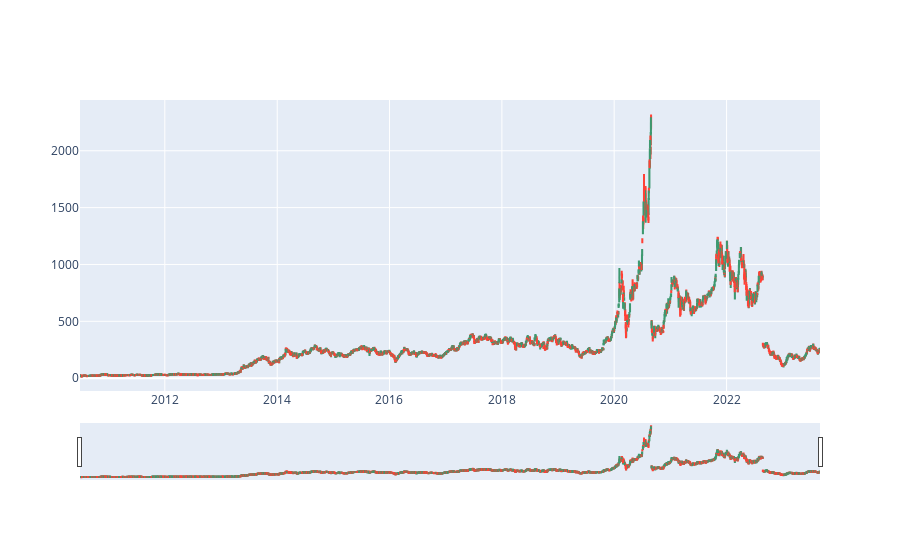

Notebook code cell kept with this figure:
### Code cell
# For plotting candlestick charts.
import plotly.graph_objects as go
# bse_data_reset_index_df = df

# fig = go.Figure(data=[go.Candlestick(x=bse_data_reset_index_df['date'],
#                 open=bse_data_reset_index_df['open'],
#                 high=bse_data_reset_index_df['high'],
#                 low=bse_data_reset_index_df['low'],
#                 close=bse_data_reset_index_df['close'])])

fig = go.Figure(data=[go.Candlestick(x=df['date'],
                open=df['open'],
                high=df['high'],
                low=df['low'],
                close=df['close'])])
fig.show()

### Figure 1 — Plotly figure (JSON) as saved in the notebook; plotly's stock layout.template omitted (floating-point values rounded to 4 significant figures; data arrays with more than 128 entries replaced by an {"elided": "..."} marker saying what was removed)
{"data": [{"close": {"elided": "3318 float values"}, "high": {"elided": "3318 float values"}, "low": {"elided": "3318 float values"}, "open": {"elided": "3318 float values"}, "type": "candlestick", "x": {"elided": "3318 str values"}}], "layout": {}}
